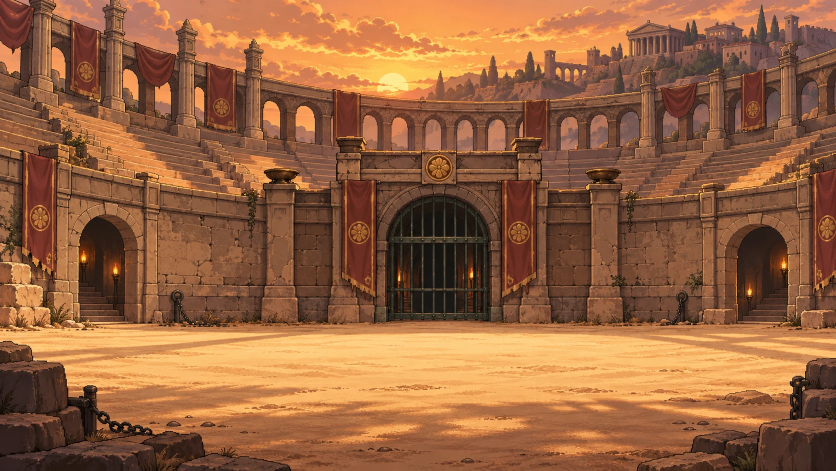
#> input picture camelia-ra/source/Camelia_ambientacion_principal.png, 1672 x 941 px (shown at 1/2 size)
$ python make_test_video.py ../source/Camelia_ambientacion_principal.png out.png
#> lines starting #> are read from the running program, lines starting #| are printed output that depends on the picture; after the words box and inside, x2 and y2 are one past the last pixel; in counts of white or black regions, pixels touching at a corner belong together
"""Crea un vídeo .y4m de cámara simulada para la prueba automática:
primero el póster (con algo de movimiento e inclinación) y después una mesa vacía,
para comprobar el reconocimiento y la pérdida del póster.

Uso: python3 tools/make_test_video.py [entrega/camelia_poster.png] [revision/camara_simulada.y4m]
"""
import os
import sys

import numpy as np
from PIL import Image

from cutout import ROOT

W, H, FPS = 640, 480, 15
SECONDS_ON, SECONDS_OFF = 10, 5


def quad_coeffs(dst, src):
    a = []
    for (x, y), (u, v) in zip(dst, src):
        a.append([x, y, 1, 0, 0, 0, -u * x, -u * y])
        a.append([0, 0, 0, x, y, 1, -v * x, -v * y])
    b = np.array(src).reshape(8)
    return np.linalg.solve(np.array(a, float), b)


def frame(poster, t, show):
    bg = Image.new("RGB", (W, H), (96, 92, 88))
    if show:
        ph = 400
        pw = ph * poster.width / poster.height
        cx = W / 2 + 25 * np.sin(t * 1.3)
        cy = H / 2 + 10 * np.cos(t * 0.9)
        k = 0.06 * np.sin(t * 0.7)  # inclinación en perspectiva
        dst = [(cx - pw / 2 * (1 - k), cy - ph / 2), (cx + pw / 2 * (1 + k), cy - ph / 2),
               (cx + pw / 2 * (1 + k), cy + ph / 2), (cx - pw / 2 * (1 - k), cy + ph / 2)]
        src = [(0, 0), (poster.width, 0), (poster.width, poster.height), (0, poster.height)]
        warped = poster.transform((W, H), Image.PERSPECTIVE, quad_coeffs(dst, src), Image.BILINEAR)
        mask = Image.new("L", poster.size, 255).transform((W, H), Image.PERSPECTIVE, quad_coeffs(dst, src))
        bg.paste(warped, (0, 0), mask)
    return bg


def main():
    poster_path = sys.argv[1] if len(sys.argv) > 1 else os.path.join(ROOT, "entrega", "camelia_poster.png")
    out = sys.argv[2] if len(sys.argv) > 2 else os.path.join(ROOT, "revision", "camara_simulada.y4m")
    os.makedirs(os.path.dirname(out), exist_ok=True)
    poster = Image.open(poster_path).convert("RGB")
#> poster is the input picture: PIL image 1672x941 RGB; mean R, G, B 150.8, 99.3, 64.2
    poster = poster.resize((poster.width // 4, poster.height // 4), Image.LANCZOS)
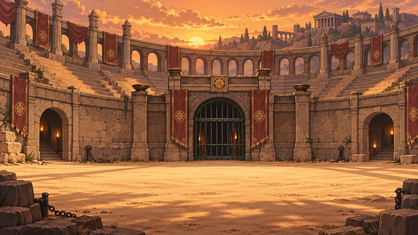
#> poster: PIL image 418x235 RGB; mean R, G, B 150.8, 99.3, 64.2
    total = (SECONDS_ON + SECONDS_OFF) * FPS
    with open(out, "wb") as f:
        f.write(f"YUV4MPEG2 W{W} H{H} F{FPS}:1 Ip A1:1 C420jpeg\n".encode())
        for n in range(total):
            t = n / FPS
            ycbcr = np.array(frame(poster, t, t < SECONDS_ON).convert("YCbCr"))
            y = ycbcr[..., 0]
            cb = ycbcr[..., 1].reshape(H // 2, 2, W // 2, 2).mean(axis=(1, 3)).astype(np.uint8)
            cr = ycbcr[..., 2].reshape(H // 2, 2, W // 2, 2).mean(axis=(1, 3)).astype(np.uint8)
            f.write(b"FRAME\n")
            f.write(y.tobytes() + cb.tobytes() + cr.tobytes())
#> this loop made 225 passes
#> pass 1, in frame, `bg = Image.new("RGB", (W, H), (96, 92, 88))`:
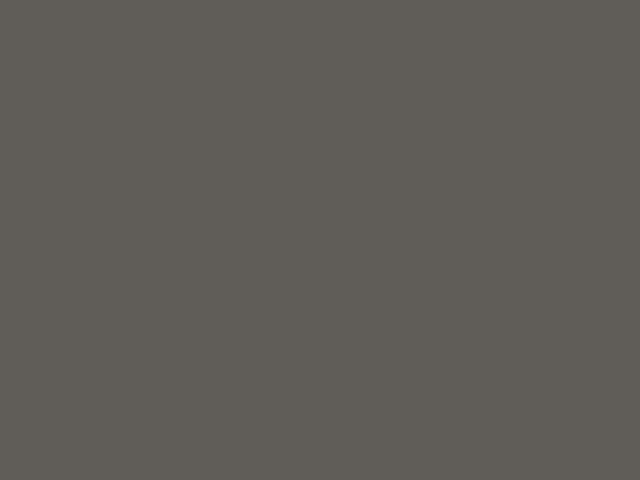
#> bg: PIL image 640x480 RGB; mean R, G, B 96, 92, 88
#> pass 1, in frame, `warped = poster.transform((W, H), Image.PERSPECTIVE, quad_coeffs(dst, ..`:
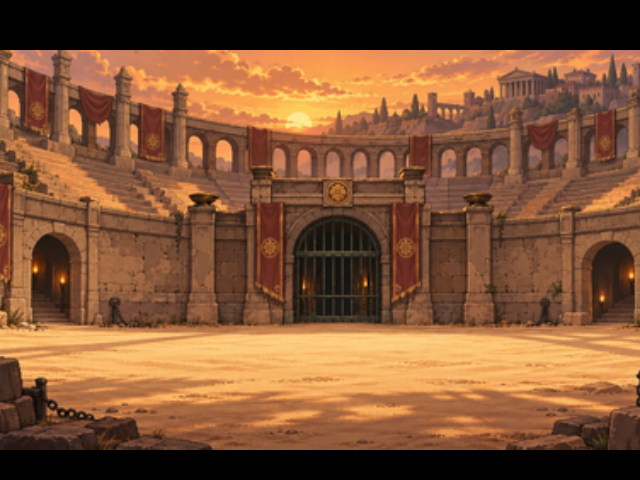
#> warped: PIL image 640x480 RGB; mean R, G, B 127.9, 84.3, 53.9
#> pass 1, in frame, `mask = Image.new("L", poster.size, 255).transform((W, H), Image.PERSPE..`:
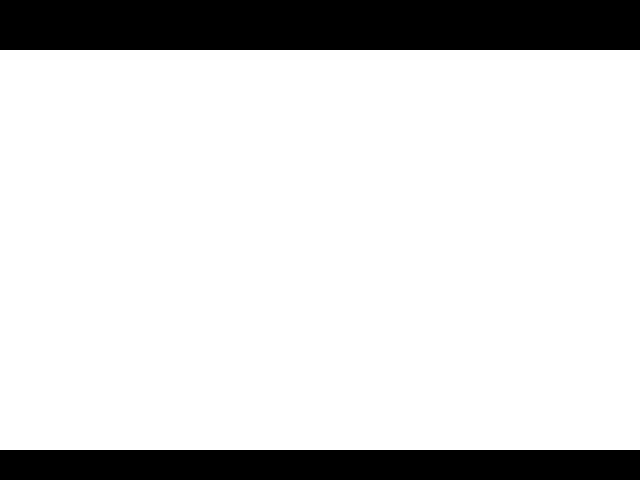
#> mask: PIL image 640x480 L; 83.3% white; 2 black regions, box (x1, y1, x2, y2) and area: (0, 0, 640, 50) 32000, (0, 450, 640, 480) 19200
#> pass 1, in main, `ycbcr = np.array(frame(poster, t, t < SECONDS_ON).convert("YCbCr"))`:
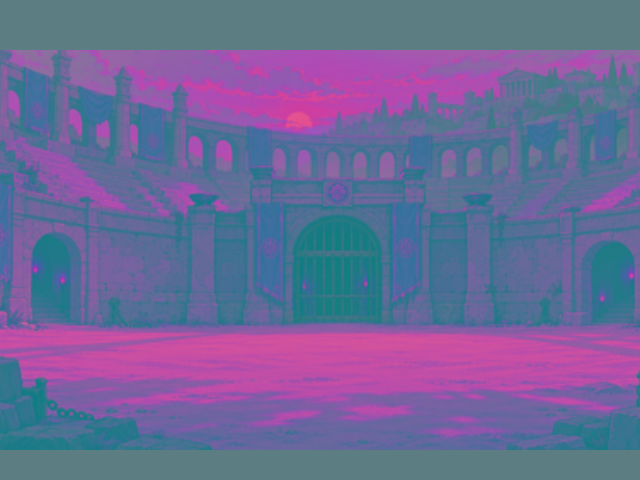
#> ycbcr: shape (480, 640, 3); mean R, G, B 108.8, 104.6, 152.2
#> after the loop: cb: shape (240, 320); every value is 125
#> after the loop: cr: shape (240, 320); every value is 130
#> after the loop: y: shape (480, 640); every value is 92
    print(f"Vídeo de prueba: {out} ({SECONDS_ON}s con póster + {SECONDS_OFF}s sin póster, en bucle)")


if __name__ == "__main__":
    main()
